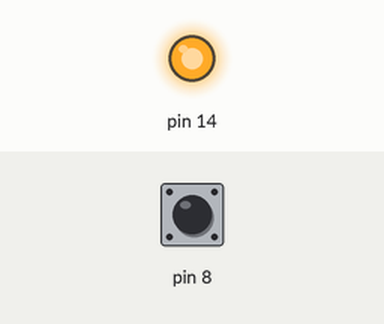
A sketch run on a simulated Arduino Uno, built with avr-gcc and run on an emulated ATmega328P. On the bench: output pins drawn as LEDs (lit = HIGH). The test bench sets the inputs (shaded band); at power-on: pin 8 HIGH.

Above: at 1.2 s.
1.3 s: pin 8 pulled LOW for 0.15 s
At 2.0 s:
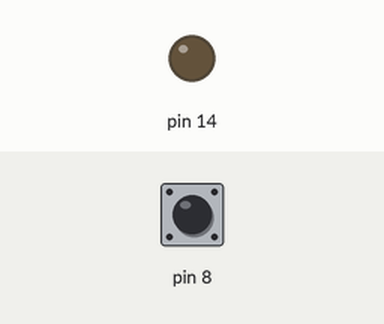
2.9 s: pin 8 pulled LOW for 1 s
At 4.5 s:
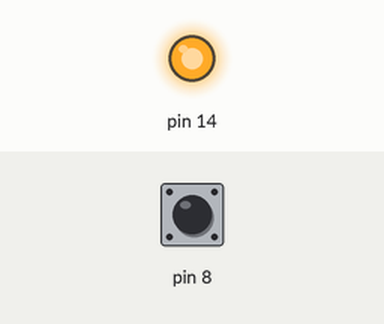
5.4 s: pin 8 pulled LOW for 3.2 s
At 9.2 s:
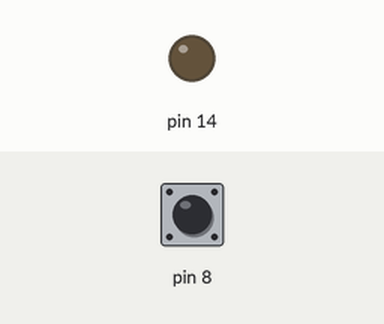
Timing chart, 0 to 10.7 s (numbered marks = the images above; inputs shaded):
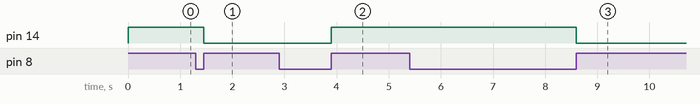

Measured:
- after the input at 1.3 s, pin 14: HIGH → LOW after 0.15 s
- after the input at 2.9 s, pin 14: LOW → HIGH after 1.0 s
- after the input at 5.4 s, pin 14: HIGH → LOW after 3.2 s

The sketch:

Lab1_3.ino
```cpp
#include<avr/io.h>
#include<util/delay.h>
void setup() {
  // put your setup code here, to run once:
  DDRB &= ~(1 << PB0);   //INPUT
  DDRC |= (1 << PC0);    //OUTPUT
  PORTB |= (1 << PB0);   // PULL UP
  PORTC |= (1 << PC0);  // OFF
}

void loop() {
  // put your main code here, to run repeatedly:
  if (!(PINB & (1 << PB0)))  //PRESSED
  {
    delay(30);
    if (!(PINB & (1 << PB0))) {
      while (!(PINB & (1 << PB0)))
        ;  //still pressed
        PORTC^=(1<<PC0);
    }
  }
}
```
